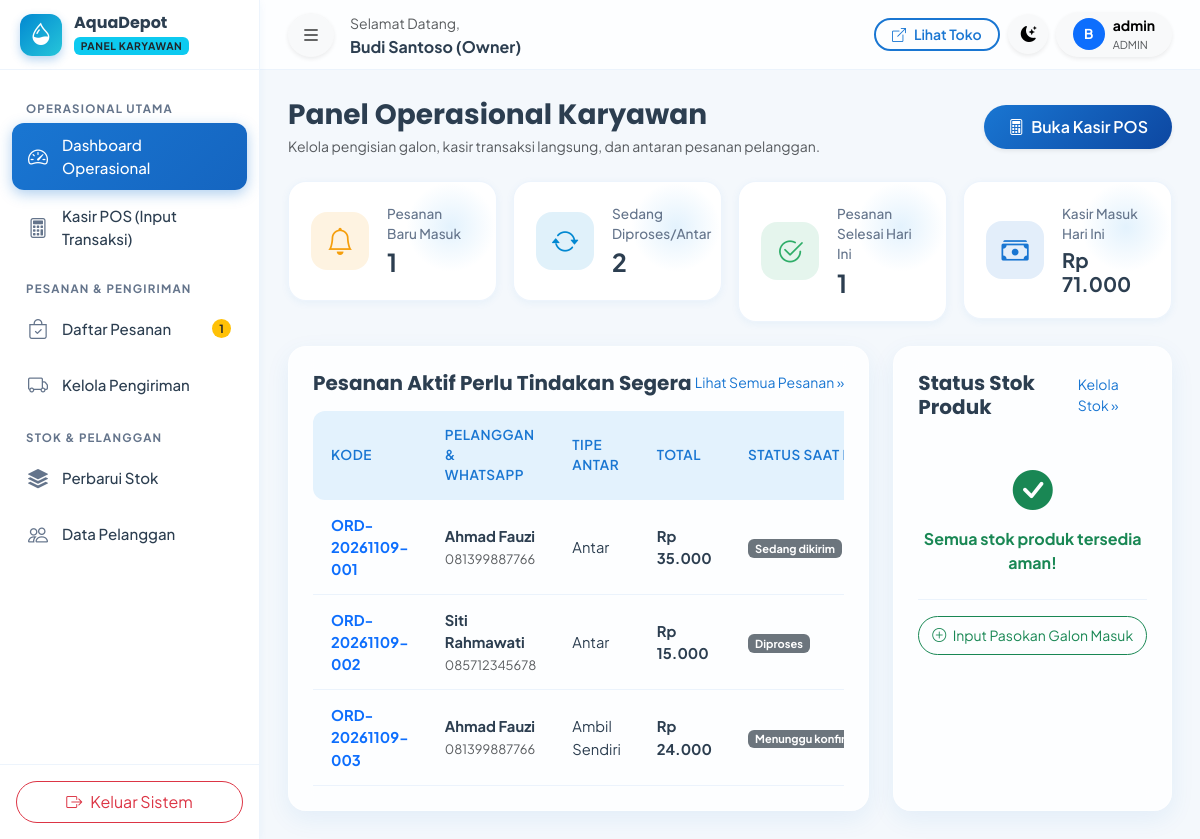
Screenshot of /karyawan/index.php (signed in) with the database file from the repository.
### tables this page shows
CREATE TABLE `pengaturan` (
  `id` INT AUTO_INCREMENT PRIMARY KEY,
  `nama_depot` VARCHAR(100) NOT NULL DEFAULT 'AquaDepot',
  `slogan` VARCHAR(255) DEFAULT 'Air Minum Bersih, Sehat, dan Higienis untuk Keluarga Anda',
  `alamat` TEXT NOT NULL,
  `no_telepon` VARCHAR(20) DEFAULT '081234567890',
  `no_whatsapp` VARCHAR(20) DEFAULT '6281234567890',
  `email` VARCHAR(100) DEFAULT 'info@aquadepot.id',
  `jam_operasional` VARCHAR(100) DEFAULT 'Senin - Minggu: 07.00 - 20.00 WIB',
  `ongkos_kirim_default` DECIMAL(12,2) DEFAULT 3000.00,
  `rekening_bank` TEXT DEFAULT 'Bank BCA: 123-456-7890 a.n. AquaDepot\nBank Mandiri: 987-654-3210 a.n. AquaDepot',
  `maps_embed` TEXT DEFAULT '<iframe src=\"https://maps.google.com/maps?q=Jl.+Ki+Penjawi+12-10,+Sidorejo+Lor,+Kec.+Sidorejo,+Kota+Salatiga,+Jawa+Tengah+50714&t=&z=15&ie=UTF8&iwloc=&output=embed\" width=\"100%\" height=\"350\" style=\"border:0;\" allowfullscreen=\"\" loading=\"lazy\"></iframe>',
  `logo` VARCHAR(255) DEFAULT 'logo.png',
  `updated_at` DATETIME DEFAULT CURRENT_TIMESTAMP ON UPDATE CURRENT_TIMESTAMP
);

CREATE TABLE `pesanan` (
  `id` INT AUTO_INCREMENT PRIMARY KEY,
  `kode_pesanan` VARCHAR(50) NOT NULL UNIQUE,
  `pelanggan_id` INT NOT NULL,
  `tanggal_pesanan` DATETIME NOT NULL DEFAULT CURRENT_TIMESTAMP,
  `metode_pengambilan` ENUM('antar', 'ambil_sendiri') NOT NULL DEFAULT 'antar',
  `alamat_pengiriman` TEXT NULL,
  `catatan` TEXT NULL,
  `metode_pembayaran` ENUM('tunai', 'transfer', 'cod', 'qris') NOT NULL DEFAULT 'cod',
  `total_harga` DECIMAL(12,2) NOT NULL,
  `biaya_pengiriman` DECIMAL(12,2) NOT NULL DEFAULT 0.00,
  `total_bayar` DECIMAL(12,2) NOT NULL,
  `status_pesanan` ENUM('menunggu_konfirmasi', 'diproses', 'siap_dikirim', 'sedang_dikirim', 'selesai', 'dibatalkan') NOT NULL DEFAULT 'menunggu_konfirmasi',
  `created_at` DATETIME DEFAULT CURRENT_TIMESTAMP,
  `updated_at` DATETIME DEFAULT CURRENT_TIMESTAMP ON UPDATE CURRENT_TIMESTAMP,
  CONSTRAINT `fk_pesanan_pelanggan` FOREIGN KEY (`pelanggan_id`) REFERENCES `pelanggan` (`id`) ON UPDATE CASCADE
);

CREATE TABLE `pelanggan` (
  `id` INT AUTO_INCREMENT PRIMARY KEY,
  `user_id` INT NULL,
  `kode_pelanggan` VARCHAR(20) NOT NULL UNIQUE,
  `nama` VARCHAR(100) NOT NULL,
  `no_telepon` VARCHAR(20) NOT NULL,
  `alamat` TEXT NOT NULL,
  `tipe_pelanggan` ENUM('umum', 'langganan', 'bisnis') NOT NULL DEFAULT 'umum',
  `created_at` DATETIME DEFAULT CURRENT_TIMESTAMP,
  `updated_at` DATETIME DEFAULT CURRENT_TIMESTAMP ON UPDATE CURRENT_TIMESTAMP,
  CONSTRAINT `fk_pelanggan_users` FOREIGN KEY (`user_id`) REFERENCES `users` (`id`) ON DELETE SET NULL ON UPDATE CASCADE
);

### karyawan/index.php (the view, shortened to what the rows shown need)
<?php
require_once __DIR__ . '/../config/config.php';
$db = Database::getConnection();
$activeOrders = $db->query("
    SELECT p.*, plg.nama as nama_pelanggan, plg.no_telepon as wa_pelanggan
    FROM pesanan p
    JOIN pelanggan plg ON p.pelanggan_id = plg.id
    WHERE p.status_pesanan IN ('menunggu_konfirmasi', 'diproses', 'siap_dikirim', 'sedang_dikirim')
    ORDER BY p.id ASC
    LIMIT 6
")->fetchAll();
?>
<!DOCTYPE html>
<html lang="id" data-bs-theme="light">
<head>
    <link href="https://cdn.jsdelivr.net/npm/bootstrap@5.3.3/dist/css/bootstrap.min.css" rel="stylesheet">
    <link rel="stylesheet" href="https://cdn.jsdelivr.net/npm/bootstrap-icons@1.11.3/font/bootstrap-icons.min.css">
    <link rel="stylesheet" href="https://cdn.jsdelivr.net/npm/sweetalert2@11/dist/sweetalert2.min.css">
    <link rel="stylesheet" href="<?= asset('css/style.css') ?>">
</head>
<body data-base-url="<?= base_url() ?>">
<div class="app-wrapper">
    <?php require_once __DIR__ . '/../includes/sidebar_karyawan.php'; ?>
    <div class="app-main">
        <div class="app-content">
            <div class="row g-4">
                <div class="col-lg-8">
                    <div class="glass-card p-4 h-100">
                        <div class="table-responsive">
                            <table class="table-modern small">
                                <thead>
                                    <tr>
                                        <th>Kode</th>
                                        <th>Pelanggan & WhatsApp</th>
                                        <th>Tipe Antar</th>
                                        <th>Total</th>
                                        <th>Status Saat Ini</th>
                                    </tr>
                                </thead>
                                <tbody>
                                    <?php if (!empty($activeOrders)): ?>
                                        <?php foreach ($activeOrders as $ao): ?>
                                            <tr>
                                                <td class="fw-bold text-primary"><?= htmlspecialchars($ao['kode_pesanan']) ?></td>
                                                <td>
                                                    <div class="fw-bold"><?= htmlspecialchars($ao['nama_pelanggan']) ?></div>
                                                    <small class="text-muted"><?= htmlspecialchars($ao['wa_pelanggan']) ?></small>
                                                </td>
                                                <td class="text-capitalize"><?= str_replace('_', ' ', $ao['metode_pengambilan']) ?></td>
                                                <td class="fw-bold"><?= format_rupiah($ao['total_bayar']) ?></td>
                                                <td><?= status_badge($ao['status_pesanan']) ?></td>
                                            </tr>
                                        <?php endforeach; ?>
                                    <?php else: ?>
                                        <tr><td colspan="6" class="text-center text-muted py-4">Tidak ada pesanan aktif saat ini. Semua pesanan telah selesai diproses!</td></tr>
                                    <?php endif; ?>
                                </tbody>
                            </table>
                        </div>
                    </div>
                </div>
            </div>
        </div>
    </div>
</div>
</body>
</html>

### includes/sidebar_karyawan.php (shortened to what the rows shown need)
<?php
require_once __DIR__ . '/../config/config.php';
$pengaturan = get_pengaturan();
?>
<aside class="app-sidebar">
    <div class="sidebar-brand">
        <div class="overflow-hidden">
            <h6 class="mb-0 fw-bold text-truncate"><?= htmlspecialchars($pengaturan['nama_depot']) ?></h6>
            <span class="badge bg-info text-dark text-uppercase" style="font-size: 0.65rem; letter-spacing: 0.5px;">Panel Karyawan</span>
        </div>
    </div>
</aside>

### config/config.php (shortened to what the rows shown need)
<?php
function base_url($path = '') {
    $path = ltrim($path, '/');
    return BASE_URL . ($path ? '/' . $path : '');
}
function asset($path = '') {
    return base_url('assets/' . ltrim($path, '/'));
}
function format_rupiah($angka) {
    return 'Rp ' . number_format((float)$angka, 0, ',', '.');
}
function status_badge($status) {
    $badges = [
        'menunggu_konfirmasi' => '<span class="badge bg-warning text-dark"><i class="bi bi-clock me-1"></i>Menunggu Konfirmasi</span>',
        'diproses'            => '<span class="badge bg-info text-dark"><i class="bi bi-gear me-1"></i>Pesanan Diproses</span>',
        'siap_dikirim'        => '<span class="badge bg-primary"><i class="bi bi-box-seam me-1"></i>Siap Dikirim</span>',
        'sedang_dikirim'      => '<span class="badge bg-secondary"><i class="bi bi-truck me-1"></i>Sedang Dikirim</span>',
        'selesai'             => '<span class="badge bg-success"><i class="bi bi-check-circle me-1"></i>Pesanan Selesai</span>',
        'dibatalkan'          => '<span class="badge bg-danger"><i class="bi bi-x-circle me-1"></i>Pesanan Dibatalkan</span>',
        'lunas'               => '<span class="badge bg-success"><i class="bi bi-check2-circle me-1"></i>Lunas</span>',
        'pending'             => '<span class="badge bg-warning text-dark"><i class="bi bi-hourglass-split me-1"></i>Pending</span>',
        'menunggu_verifikasi' => '<span class="badge bg-warning text-dark"><i class="bi bi-clock me-1"></i>Verifikasi</span>',
        'ditolak'             => '<span class="badge bg-danger"><i class="bi bi-x-octagon me-1"></i>Ditolak</span>',
        'batal'               => '<span class="badge bg-danger"><i class="bi bi-x me-1"></i>Batal</span>',
        'tersedia'            => '<span class="badge bg-success">Tersedia</span>',
        'habis'               => '<span class="badge bg-danger">Stok Habis</span>',
        'nonaktif'            => '<span class="badge bg-secondary">Nonaktif</span>',
        'aktif'               => '<span class="badge bg-success">Aktif</span>',
        'nonaktif'            => '<span class="badge bg-danger">Nonaktif</span>',
    ];
    return $badges[$status] ?? '<span class="badge bg-secondary">' . htmlspecialchars(ucfirst(str_replace('_', ' ', $status))) . '</span>';
}
function get_pengaturan() {
    static $settings = null;
    if ($settings === null) {
        try {
            $db = Database::getConnection();
            $stmt = $db->query("SELECT * FROM pengaturan LIMIT 1");
            $settings = $stmt->fetch();
        } catch (Exception $e) {
            $settings = [
                'nama_depot' => 'AquaDepot',
                'slogan' => 'Air Bersih & Higienis',
                'alamat' => 'Jl. Ki Penjawi 12-10, Sidorejo Lor, Kec. Sidorejo, Kota Salatiga, Jawa Tengah 50714',
                'no_telepon' => '081234567890',
                'no_whatsapp' => '6281234567890',
                'email' => 'info@aquadepot.id',
                'jam_operasional' => '07.00 - 20.00 WIB',
                'ongkos_kirim_default' => 3000,
                'rekening_bank' => 'BCA: 123-456-7890 a/n AquaDepot'
            ];
        }
    }
    return $settings;
}

### rows the page displays
pengaturan: nama_depot "AquaDepot"
pesanan: kode_pesanan "ORD-20261109-001", pelanggan.nama "Ahmad Fauzi", pelanggan.no_telepon "081399887766", metode_pengambilan "Antar", total_bayar "Rp 35.000", status_pesanan "Sedang dikirim"
pesanan: kode_pesanan "ORD-20261109-002", pelanggan.nama "Siti Rahmawati", pelanggan.no_telepon "085712345678", metode_pengambilan "Antar", total_bayar "Rp 15.000", status_pesanan "Diproses"
pesanan: kode_pesanan "ORD-20261109-003", pelanggan.nama "Ahmad Fauzi", pelanggan.no_telepon "081399887766", metode_pengambilan "Ambil Sendiri", total_bayar "Rp 24.000", status_pesanan "Menunggu…"

### other values shown
$pendingOrdersCount "1"
$user['nama_lengkap'] "Budi Santoso (Owner)"
substr($user['nama_lengkap'] ?? 'U', 0, 1) "B"
$user['username'] "admin"
$user['role_name'] "ADMIN"
$newOrdersCount "1"
$inProcessCount "2"
$doneTodayCount "1"
format_rupiah($revToday) "Rp 71.000"
